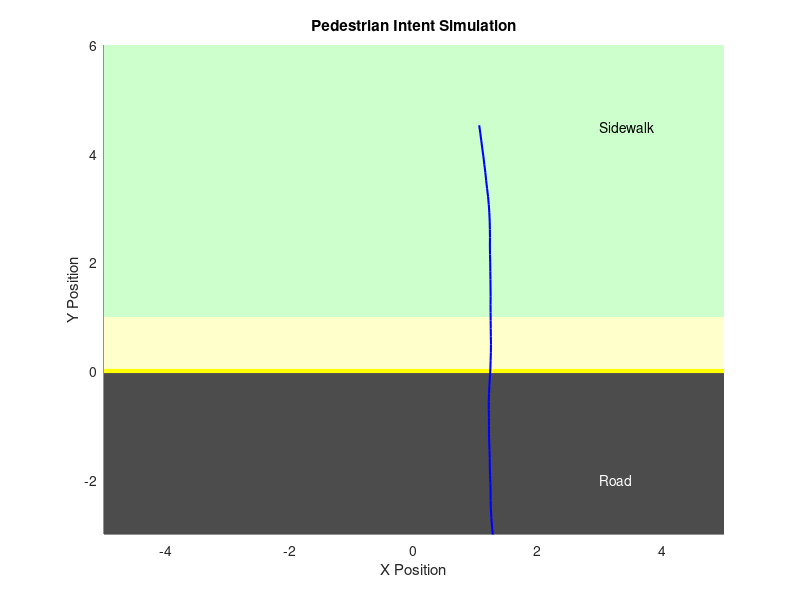

Here is the MATLAB script that generated this plot: (Note: this script raises an error after producing the figure.)
clc; clear; close all;

% ----------------------------
% Hidden Intent
% ----------------------------
intents = ["CROSS", "STOP", "TURN"];
intent = intents(randi(3));

% ----------------------------
% Initial Conditions
% ----------------------------
x = -2 + 4*rand;          % random X (-2 to 2)
y = 4 + rand;             % sidewalk (4 to 5)

speed = 1 + 0.5*rand;     % 1 to 1.5
heading = -pi/2 + (rand-0.5)*0.2;  % mostly downward

dt = 0.1;

positions = [];
speeds = [];
headings = [];

% ----------------------------
% Figure Setup
% ----------------------------
figure; hold on;

% Sidewalk
rectangle('Position', [-5, 0, 10, 6], ...
    'FaceColor', [0.8 1 0.8], 'EdgeColor', 'none');

% Decision Zone
rectangle('Position', [-5, 0, 10, 1], ...
    'FaceColor', [1 1 0.8], 'EdgeColor', 'none');

% Road
rectangle('Position', [-5, -3, 10, 3], ...
    'FaceColor', [0.3 0.3 0.3], 'EdgeColor', 'none');

% Curb
plot([-5 5], [0 0], 'y', 'LineWidth', 3);

text(3, 4.5, 'Sidewalk');
text(3, -2, 'Road', 'Color', 'w');

xlim([-5 5]);
ylim([-3 6]);

title("Pedestrian Intent Simulation");
xlabel("X Position");
ylabel("Y Position");

dot = plot(x, y, 'ro', 'MarkerFaceColor', 'r');
path = plot(x, y, 'b-', 'LineWidth', 1.5);

% ----------------------------
% Simulation Loop
% ----------------------------
for t = 1:60

    % Add slight randomness
    speed = speed + (rand*0.04 - 0.02);
    speed = max(speed, 0);

    heading = heading + (rand-0.5)*0.05;

    % ----------------------------
    % Intent Behavior
    % ----------------------------
    if intent == "CROSS"
        % Move toward road
        heading = -pi/2 + (rand-0.5)*0.1;

    elseif intent == "STOP"
        % Distance to curb
        distance_to_curb = y;

        % Gradual slowing
        if distance_to_curb <= 1
            speed = speed - 0.1*(1 - distance_to_curb);
        end

        speed = max(speed, 0);

    elseif intent == "TURN"
        % Curve away
        heading = heading + 0.08;
    end

    % ----------------------------
    % Motion Update
    % ----------------------------
    vx = speed * cos(heading);
    vy = speed * sin(heading);

    x = x + vx * dt;
    y = y + vy * dt;

    % 🚨 HARD STOP before curb (FIXED)
    if intent == "STOP" && y <= 0.05
        y = 0.05;
        speed = 0;
    end

    % Store data
    positions = [positions; x y];
    speeds = [speeds speed];
    headings = [headings heading];

    % Animate
    set(dot, 'XData', x, 'YData', y);
    set(path, 'XData', positions(:,1), 'YData', positions(:,2));

    pause(0.05);
end

% ----------------------------
% Prediction Logic
% ----------------------------
if min(speeds) < 0.2
    predicted = "STOP";
elseif abs(headings(end) - headings(1)) > 0.5
    predicted = "TURN";
else
    predicted = "CROSS";
end

% ----------------------------
% Display Results
% ----------------------------
text(-4.5, 5.5, "True: " + intent, 'FontSize', 12);
text(-4.5, 5.0, "Predicted: " + predicted, 'FontSize', 12);

disp("True Intent: " + intent);
disp("Predicted Intent: " + predicted);
